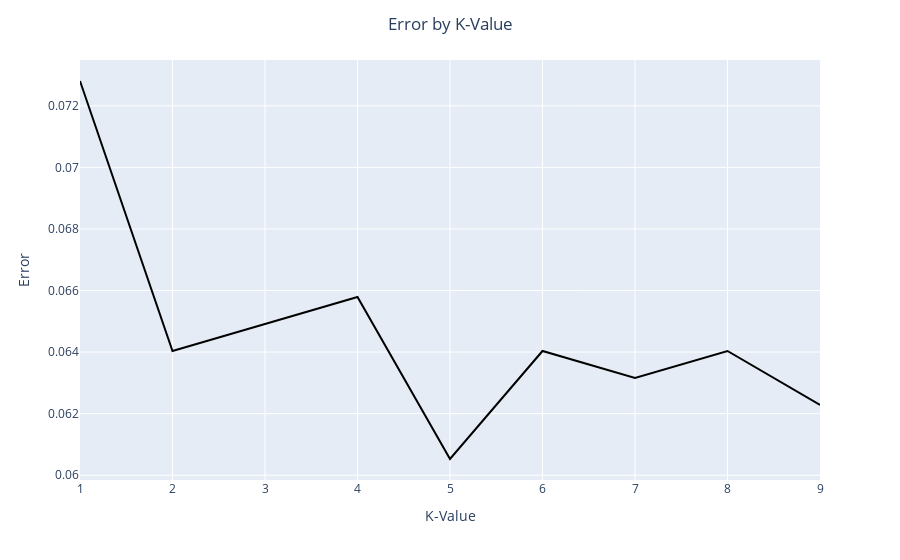

The notebook cell saved with this chart:
### Markdown cell above
## Results Analysis

### Code cell
error_df = output.groupby('K-Value')['Error'].mean().to_frame()
fig = px.line(error_df, x=error_df.index, y='Error', color_discrete_sequence=['black'])
fig.update_layout(title_text=f'Error by K-Value', title_x=0.5) 
fig.update_xaxes(title_text='K-Value')
fig.show()

### Figure 1 — Plotly figure (JSON) as saved in the notebook; plotly's stock layout.template omitted (floating-point values rounded to 4 significant figures)
{"data": [{"hovertemplate": "K-Value=%{x}<br>Error=%{y}<extra></extra>", "legendgroup": "", "line": {"color": "black", "dash": "solid"}, "marker": {"symbol": "circle"}, "mode": "lines", "name": "", "orientation": "v", "showlegend": false, "type": "scatter", "x": [1, 2, 3, 4, 5, 6, 7, 8, 9], "xaxis": "x", "y": [0.07281, 0.06404, 0.06491, 0.06579, 0.06053, 0.06404, 0.06316, 0.06404, 0.06228], "yaxis": "y"}], "layout": {"legend": {"tracegroupgap": 0}, "margin": {"t": 60}, "title": {"text": "Error by K-Value", "x": 0.5}, "xaxis": {"anchor": "y", "domain": [0, 1], "title": {"text": "K-Value"}}, "yaxis": {"anchor": "x", "domain": [0, 1], "title": {"text": "Error"}}}}
